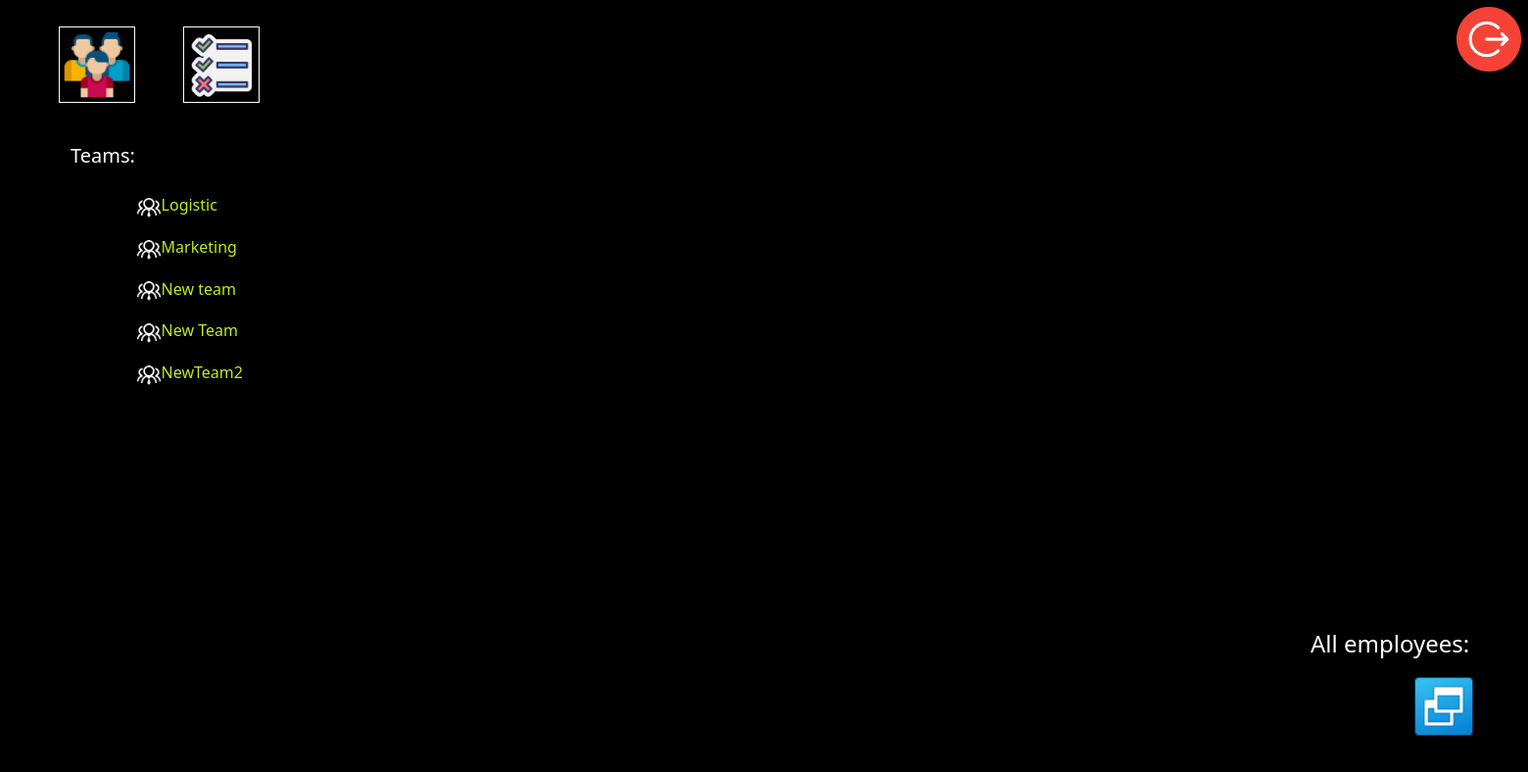
Page /tasks/ (signed in) on the committed database.
### listWorkers/models.py (models this page shows, shortened)
class TeamsList(Model):
    id_admin = IntegerField("id_admin", max_length=1000, null=False)
    name_team = CharField("name_team", max_length=1000, null=False)
    class Meta:
        verbose_name = "Teams"
        verbose_name_plural = "Teams"

### listWorkers/views/views_profile_user.py (the view)
# urls.py: path("", profile_user, name="profile_user"),
@login_required
def profile_user(request):
    iduser = request.user.id
    teams = TeamsList.objects.filter(id_admin=iduser)
    return render(
        request, "listWorkers/profile_user.html", {"teams": teams, "id": iduser}
    )

### listWorkers/templates/listWorkers/profile_user.html (shortened to what this page needs)
{% extends 'listWorkers/base.html' %}
{% load static %}
{% block css_aditional %}
<link rel="stylesheet" href="{% static 'listWorkers/css/profile_user.css'%}">
{% endblock %}
{% block content %}
<a href="{% url 'logout' %}"><img align="right" src="/static/listWorkers/img/logout.png" id="logout">  </a> <br>
<a id="new_teams" href="{% url 'create_new_team' id %}"><img align="right" id="newteam" src="/static/listWorkers/img/team4.png"></a>
<a id="mytask" href="{% url 'my_tasks' user.id %}"><img align="right" id="todo1" src="/static/listWorkers/img/todolist1.png"></a>
<h5 align="left" id="teams" > Teams: </h5>
    {% for item in teams %}
    <p><img id="teams2" src="/static/listWorkers/img/teams2.png"><a id="yourteam" href="{% url 'list_workers' item.id %}">{{item.name_team}} </a></p>
    {% endfor %}
<h4 id="all_employees" > All employees: </h4>
<a href="{% url 'rest' %}"> <img a src="/static/listWorkers/img/rest.png" id="rest"> </a>
{% endblock %}

### listWorkers/static/listWorkers/css/profile_user.css (style rules this page uses)
body { background-color: black; }
img[id=logout] { width:50pt; position: absolute; top: 5pt; right: 5pt; }
h4[id=all_employees] { color: white; position: absolute; bottom: 15%; left: 85%; }
img[id=rest] { width: 5%; position: absolute; bottom: 5%; right: 3%; }
img[id=newteam] { width: 5%; position: absolute; top: 20pt; left: 45pt; border: solid 1px white; }
img[id=todo1] { width: 5%; position: absolute; top: 20pt; left: 140pt; border: solid 1px white; }
h5[id=teams] { color: white; position: absolute; top: 110pt; left: 45pt; }
p { position: relative; top: 130pt; left: 5pt; }
img[id=teams2] { width: 2%; }
a[id=yourteam] { color: #BFEC1B; text-decoration: none; }

### rows in the picture
TeamsList: name_team "Logistic"
TeamsList: name_team "Marketing"
TeamsList: name_team "New team"
TeamsList: name_team "New Team"
TeamsList: name_team "NewTeam2"
